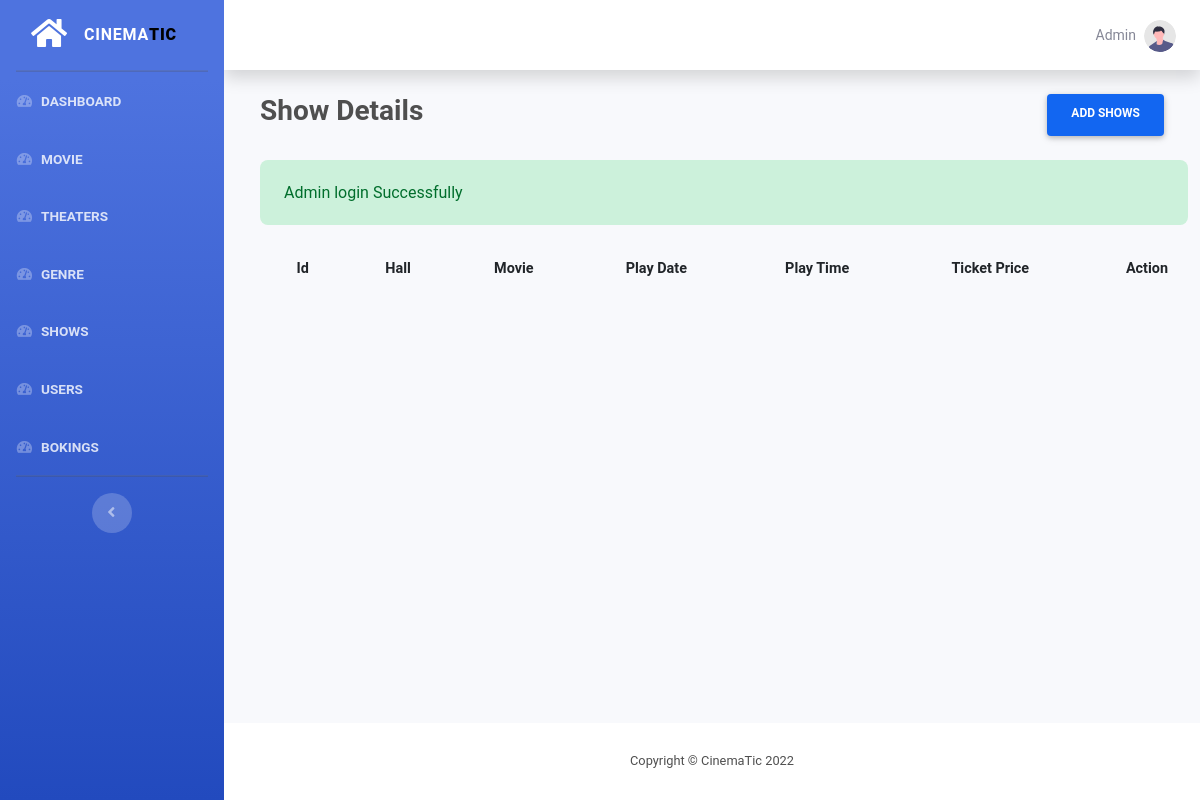
The page /admin/show/index.php (signed in) on the database as committed earlier.
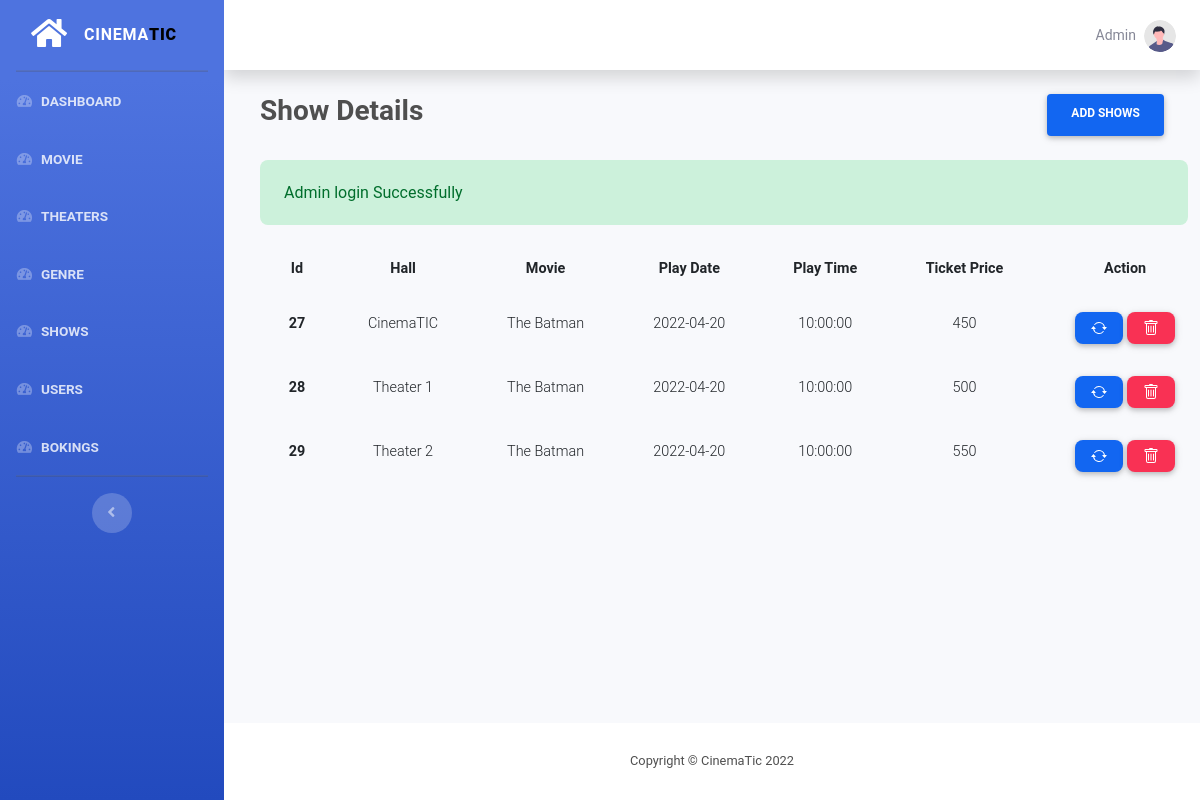
The same page on the database as committed later.
### tables this page shows
CREATE TABLE `shows` (
  `id` int(11) NOT NULL,
  `hall_id` int(11) NOT NULL,
  `movie_id` int(11) NOT NULL,
  `play_date` date NOT NULL,
  `play_time` time NOT NULL,
  `ticket_price` int(11) NOT NULL
);

CREATE TABLE `hall` (
  `id` int(11) NOT NULL,
  `name` varchar(30) NOT NULL,
  `total_seats` int(11) NOT NULL
);

CREATE TABLE `movie` (
  `id` int(11) NOT NULL,
  `name` varchar(100) NOT NULL,
  `language` varchar(10) NOT NULL,
  `release_date` date NOT NULL,
  `image` varchar(200) DEFAULT NULL,
  `image_cover` varchar(200) NOT NULL,
  `runtime` varchar(10) DEFAULT NULL
);

### functions/functions.php (called while the page is built, shortened)
<?php
function hasSuccess()
{
    return !empty($_SESSION['success']);
}
function getSuccess()
{
    $msg = $_SESSION['success'] ?? '';
    return $msg;
}

### functions/db.php (called while the page is built, shortened)
<?php
function pdo()
{
    $dbhost = "localhost";
    $dbname = "mtbs";
    $dbuser = "root";
    $dbpass = "";
    $options = [
        PDO::ATTR_DEFAULT_FETCH_MODE => PDO::FETCH_ASSOC
    ];
    $dsn = "mysql:host=" . $dbhost . ";dbname=" . $dbname;
    try {
        $pdo = new PDO($dsn, $dbuser, $dbpass, $options);
    } catch (PDOException $e) {
        die("Cannot Connect to Database: " . $e->getMessage());
    }
    return $pdo;
}
function where($table, $col, $opr, $val, $all = true)
{
    $pdo = pdo();
    $stmt = $pdo->prepare("SELECT * FROM $table WHERE $col $opr ?");
    $stmt->execute([$val]);
    return $stmt->fetch();
}
function all($table)
{
    $pdo = pdo();
    $stmt = $pdo->prepare("SELECT * FROM $table");
    $stmt->execute();
    return $stmt->fetchAll();
}

### admin/components/admin.php (called while the page is built, shortened)
<?php
include  __DIR__ . "/../../functions/db.php";
include  __DIR__ . "/../../functions/functions.php";
$shows = all('shows');

### admin/show/index.php (the view, shortened to what this page needs)
<?php
require_once __DIR__ . "/../components/admin.php";
$result = all('shows');
include  __DIR__ . "/../components/header.php";
include  __DIR__ . "/../components/sidebar.php";
?>
<div class="container-fluid">
    <div class="d-flex m-4 justify-content-between mb-4">
        <h3 class="font-weight-bold">Show Details</h3>
        <a href="./create.php" class="btn btn-primary px-4 font-weight-bold">Add shows</a>
    </div>
    <?php if (hasSuccess()) : ?>
        <div id="success" class="ml-4 alert alert-success">
            <?php echo getSuccess(); ?>
        </div>
    <?php endif; ?>
    <table class="table mx-4 table-responsive-md table-borderless">
        <thead>
            <tr>
                <th class="font-weight-bold text-center">Id</th>
                <th class="font-weight-bold text-center">Hall</th>
                <th class="font-weight-bold text-center">Movie</th>
                <th class="font-weight-bold text-center">Play Date</th>
                <th class="font-weight-bold text-center">Play Time</th>
                <th class="font-weight-bold text-center">Ticket Price</th>
                <th class="font-weight-bold text-center">Action</th>
            </tr>
        </thead>
        <tbody>
            <?php foreach ($result as $key) :
            ?>
                <tr>
                    <td class="font-weight-bold text-center"><?php echo $key['id']; ?></td>
                    <td class="text-center"><?php
                                            $hall = where('hall', 'id', '=', $key['hall_id'], false);
                                            echo $hall['name'];
                                            ?>
                    </td>
                    <td class="text-center">
                        <?php
                        $movie = where('movie', 'id', '=', $key['movie_id'], false);
                        echo $movie['name'];
                        ?>
                    </td>
                    <td class="text-center"><?php
                                            echo $key['play_date'];
                                            ?></td>
                    <td class="text-center"><?php
                                            echo $key['play_time'];
                                            ?></td>
                    <td class="text-center"><?php
                                            echo $key['ticket_price']; ?></td>
                    <td class="text-center">
                        <a class="btn btn-primary btn-sm rounded-5" style="height: 2rem;" href="./edit.php?id=<?php echo $key['id']; ?>">
                        </a>
                        <a class="btn btn-danger btn-sm rounded-5" style="height: 2rem;" onclick="confirmDelete(<?php echo $key['id']; ?>)" href="#!">
                        </a>
                    </td>
                </tr>
            <?php endforeach;  ?>
        </tbody>
    </table>
</div>
</div>
<?php include "../components/footer.php"; ?>

Rows that differ between the two databases and show on the page:
added shows: id "27", hall.name "CinemaTIC", movie.name "The Batman", play_date "2022-04-20", play_time "10:00:00", ticket_price "450"
added shows: id "28", hall.name "Theater 1", movie.name "The Batman", play_date "2022-04-20", play_time "10:00:00", ticket_price "500"
added shows: id "29", hall.name "Theater 2", movie.name "The Batman", play_date "2022-04-20", play_time "10:00:00", ticket_price "550"
